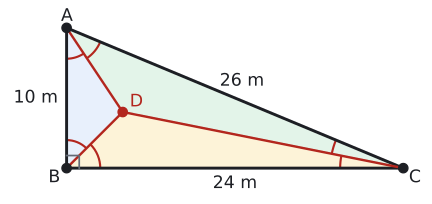

Python code for this plot:
import sys; sys.path.insert(0, "tools")
from cizim import *

def uz(P, Q): return round(float(np.linalg.norm(np.asarray(P) - np.asarray(Q))), 3)
def ucgen(a, b, c):
    """|BC|=a, |CA|=b, |AB|=c. B orijinde, C x ekseninde."""
    x = (c**2 - b**2 + a**2) / (2 * a)
    return np.array([x, np.sqrt(c**2 - x**2)]), np.array([0.0, 0.0]), np.array([float(a), 0.0])
def kenar(ax, P, Q, metin, G, d=0.45, renk=YAZI, fs=13):
    P, Q = np.asarray(P, float), np.asarray(Q, float); M = (P + Q) / 2
    u = (Q - P) / np.linalg.norm(Q - P); v = np.array([-u[1], u[0]])
    if np.dot(v, M - np.asarray(G)) < 0: v = -v
    ax.text(*(M + d * v), metin, ha="center", va="center", color=renk, fontsize=fs)
def dik_ayak(P, Q, R):
    """R noktasından PQ doğrusuna inen dikmenin ayağı."""
    u = (Q - P) / np.linalg.norm(Q - P); return P + np.dot(R - P, u) * u

def dik(ax, K, P, Q, s=0.3, renk=SOLUK):
    """K köşesinde KP ile KQ arasındaki dik açı işareti."""
    u = (P - K) / np.linalg.norm(P - K) * s; v = (Q - K) / np.linalg.norm(Q - K) * s
    ax.plot(*zip(K + u, K + u + v, K + v), color=renk, lw=1.3)
def aci_olc(K, P, Q):
    u, v = P - K, Q - K
    return round(float(np.degrees(np.arccos(np.dot(u, v) / np.linalg.norm(u) / np.linalg.norm(v)))), 3)

def centik(ax, P, Q, n=1, renk=SOLUK, L=0.18, ara=0.12):
    P, Q = np.asarray(P, float), np.asarray(Q, float)
    u = (Q - P) / np.linalg.norm(Q - P); v = np.array([-u[1], u[0]]); M = (P + Q) / 2
    for k in range(n):
        c = M + (k - (n - 1) / 2) * ara * u
        ax.plot(*zip(c - L * v, c + L * v), color=renk, lw=1.6)

def olcu(ax, P, Q, metin, Gm, d=0.55, renk=SOLUK, yazi=YAZI, ek=0.4):
    """[PQ] boyunca, şeklin dışına doğru oklu ölçü çizgisi ve etiketi."""
    P, Q = np.asarray(P, float), np.asarray(Q, float)
    u = (Q - P) / np.linalg.norm(Q - P); v = np.array([-u[1], u[0]])
    if np.dot(v, (P + Q) / 2 - np.asarray(Gm)) < 0: v = -v
    ax.annotate("", xy=Q + d * v, xytext=P + d * v, arrowprops=dict(arrowstyle="<->", color=renk, lw=1.2))
    ax.text(*((P + Q) / 2 + (d + ek) * v), metin, ha="center", va="center", fontsize=13, color=yazi)

# Soru 9: bahçe ABC, |AB|=10, |BC|=24, |AC|=26 (B dik), alan 120. D iç açıortayların kesim noktası (r=4).
# Parseller: A(DAB)=20, A(DBC)=48, A(DCA)=52.
A, B, C = ucgen(24, 26, 10)
D = (24 * A + 26 * B + 10 * C) / 60
def alan(P, Q, R): return abs(float((Q - P)[0] * (R - P)[1] - (Q - P)[1] * (R - P)[0])) / 2
print("A", A, "D", D, "parseller", alan(D, A, B), alan(D, B, C), alan(D, C, A), "B", aci_olc(B, A, C))
Gm = (A + B + C) / 3

fig, ax = sekil(5.6, 3.0)
ax.set_aspect("equal"); ax.axis("off")
ax.add_patch(plt.Polygon([D, A, B], color=MAVI_ACIK, lw=0))
ax.add_patch(plt.Polygon([D, B, C], color=SARI_ACIK, lw=0))
ax.add_patch(plt.Polygon([D, C, A], color=YESIL_ACIK, lw=0))
ax.plot(*zip(A, B, C, A), color=YAZI)
for K in (A, B, C): ax.plot(*zip(K, D), color=KIRMIZI, lw=1.8)
dik(ax, B, A, C, s=0.9)
for K, P, Q, r in ((A, B, D, 2.2), (A, D, C, 2.6), (B, A, D, 2.0), (B, D, C, 2.4), (C, B, D, 4.5), (C, D, A, 5.2)):
    aci(ax, K, P, Q, r=r, renk=KIRMIZI)
nokta(ax, *A, "A", dx=-0.4, dy=0.5); nokta(ax, *B, "B", dx=-1.3, dy=-1.0); nokta(ax, *C, "C", dx=0.4, dy=-1.0)
nokta(ax, *D, "D", dx=0.5, dy=0.4, renk=KIRMIZI)
kenar(ax, A, B, "10 m", Gm, d=2.2); kenar(ax, B, C, "24 m", Gm, d=1.1); kenar(ax, C, A, "26 m", Gm, d=1.3)
ax.set_xlim(-4.2, 25.5); ax.set_ylim(-2.0, A[1] + 1.4)
kaydet(fig, __file__)
